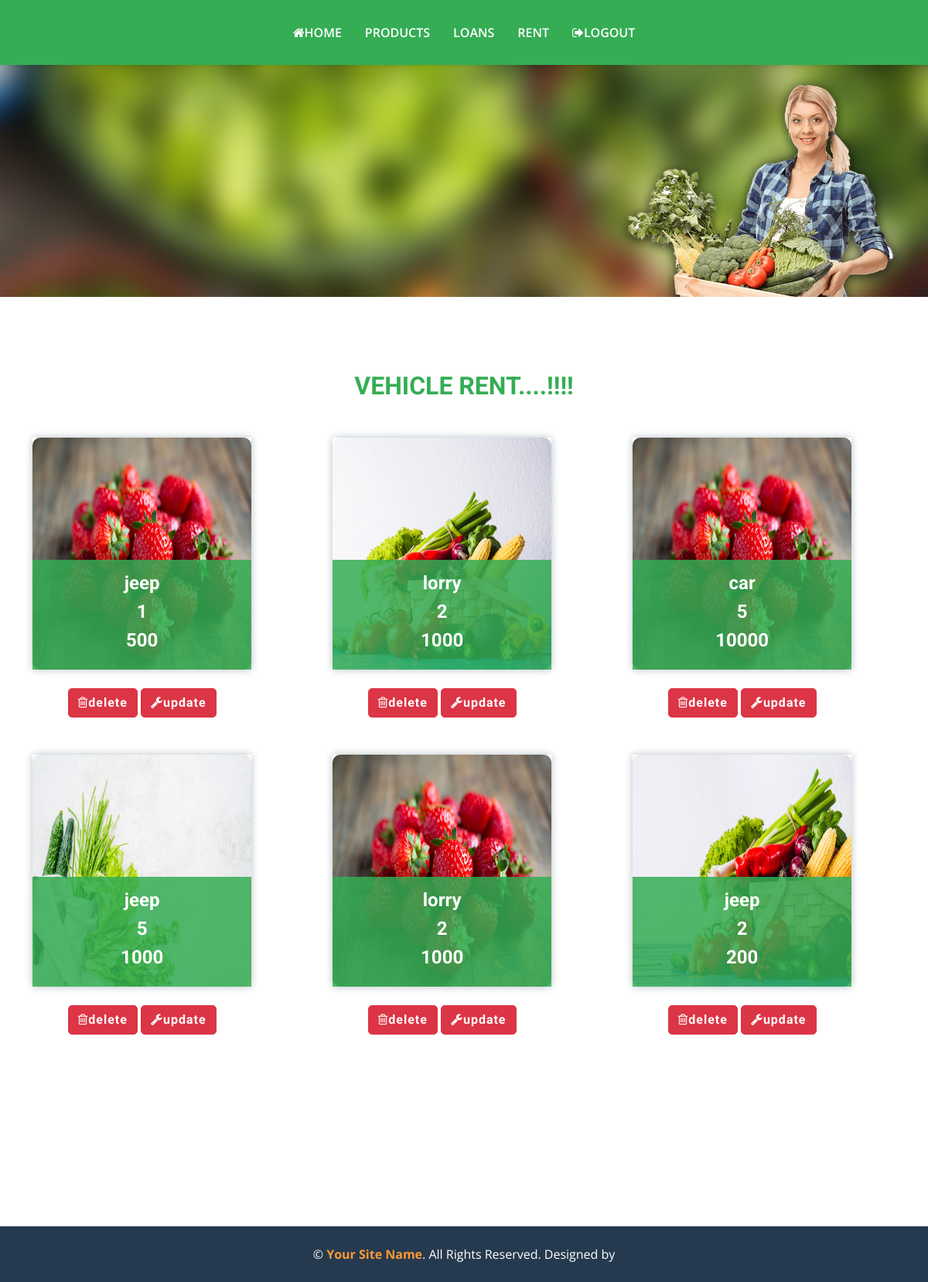
Page /viewvehiclerent/ (signed in) on the committed database.
### farmerapp/models.py (models this page shows)
class Vehicle(models.Model):
    type=models.CharField(max_length=30,null=True)
    duration=models.CharField(max_length=30,null=True)
    amount=models.IntegerField()
    techid=models.ForeignKey(Farmtech,on_delete=models.CASCADE)
    img=models.ImageField(upload_to="gallery")
    status=models.CharField(max_length=100, null=True, default="0")

### farmerapp/views.py (the view)
# urls.py: path('viewvehiclerent/',views.viewvehiclerent),
def viewvehiclerent(request):
    uid=request.session['uid']
    Uid=Farmtech.objects.get(farm=uid)
    farm=Vehicle.objects.filter(techid=Uid)
    print(uid)
    vehicle=Vehicle.objects.filter(techid=uid)
    return render(request,'farmtech/viewvehiclerent.html',{'farm':farm})

### templates/farmtech/viewvehiclerent.html (shortened to what this page needs)
{% extends 'farmtech/farmtechbase.html' %}
{% load static %}
{% block content %}
<div class="container-fluid py-5">
    <div class="container">
        <div class="mx-auto text-center mb-5" style="max-width: 500px;">
            <h2 class="text-primary text-uppercase">vehicle Rent....!!!!</h2>
        </div>
        <div class="row g-5">
            {% for i in farm %}
            <div class="col-lg-4 col-md-6">
                <div class="row g-0">
                    <div class="col-10">
                        <div class="position-relative" style="box-shadow: 0px 0px 10px rgb(182, 192, 196)"
                        >
                            <img class="img-fluid w-100" src="/static/media/{{i.img}}" style="height:300px; width:auto; border-radius:10px" alt="">
                            <div class="position-absolute start-0 bottom-0 w-100 py-3 px-4" style="background: rgba(52, 173, 84, .85);">
                                <center>
                                <h4 class="text-white">{{i.type}}</h4>
                                <h4 class="text-white">{{i.duration}}</h4>
                                <h4 class="text-white">{{i.amount}}</h4>
                                </center>
                            </div>
                        </div>
                        <br>
                        <center>
                        <a href="/deletevehicle?vid={{i.id}}" class="btn btn-danger" style="border-radius:5px;"><i class="fa fa-trash-o" aria-hidden="true"></i>delete</a>
                        <a href="/updatevehicle?vid={{i.id}}" class="btn btn-danger" style="border-radius:5px;"><i class="fa fa-wrench" aria-hidden="true"></i>update</a>
                        </center>
                    </div>
                </div>
            </div>
                {% endfor %}
            </div>
                </div>
            </div>
{% endblock %}

### templates/farmtech/farmtechbase.html (shortened to what this page needs)
{% load static %}
<!DOCTYPE html>
<html lang="en">
<head>
    <link href="https://cdnjs.cloudflare.com/ajax/libs/font-awesome/5.15.0/css/all.min.css" rel="stylesheet">
    <link href="https://cdn.jsdelivr.net/npm/bootstrap-icons@1.4.1/font/bootstrap-icons.css" rel="stylesheet">
    <link href="{% static 'lib/owlcarousel/assets/owl.carousel.min.css' %}" rel="stylesheet">
    <link href="{% static 'css/bootstrap.min.css' %}" rel="stylesheet">
    <link href="{% static 'css/style.css' %}" rel="stylesheet">
    <link rel="stylesheet" href="https://cdnjs.cloudflare.com/ajax/libs/font-awesome/4.7.0/css/font-awesome.min.css">
</head>
<body>
    <nav class="navbar navbar-expand-lg bg-primary navbar-dark shadow-sm py-3 py-lg-0 px-3 px-lg-5">
        <div class="collapse navbar-collapse" id="navbarCollapse">
            <div class="navbar-nav mx-auto py-0">
                <a href="/farmtech" class="nav-item nav-link"><i class="fa fa-home" aria-hidden="true"></i>Home</a>
                <a href="/farmtechviewcategory" class="nav-item nav-link">products</a>
                <a href="/farmtechviewloan" class="nav-item nav-link">loans</a>
                <a href="/addrent" class="nav-item nav-link">Rent</a>
                <a href="/logout" class="nav-item nav-link"><i class="fa fa-sign-out" aria-hidden="true"></i>logOut</a>
            </div>
        </div>
    </nav>
    <div class="container-fluid bg-primary py-5 bg-hero mb-5" style="height:300px;">
    </div>
    {% block content %}
    {% endblock %}
    <div class="container-fluid bg-dark text-white py-4" style="margin-top:200px;">
        <div class="container text-center">
            <p class="mb-0">&copy; <a class="text-secondary fw-bold" href="#">Your Site Name</a>. All Rights Reserved.
                Designed by </p>
        </div>
    </div>
</body>
</html>

### static/css/style.css (style rules this page uses)
:root { --primary: #34AD54; --secondary: #FF9933; --light: #F6FFF2; --dark: #263A4F; }
.btn { font-family: 'Roboto', sans-serif; letter-spacing: 1px; font-weight: 700; transition: .5s; }
.navbar-dark .navbar-nav .nav-link { padding: 30px 15px; font-size: 16px; font-weight: 600; color: #FFFFFF; text-transform: uppercase; transition: .5s; }
.bg-hero { background: url(../img/carousel-1.jpg) top right no-repeat; background-size: cover; }

### rows in the picture
Vehicle: img (picture), type "jeep", duration "1", amount "500"
Vehicle: img (picture), type "lorry", duration "2", amount "1000"
Vehicle: img (picture), type "car", duration "5", amount "10000"
Vehicle: img (picture), type "jeep", duration "5", amount "1000"
Vehicle: img (picture), type "lorry", duration "2", amount "1000"
Vehicle: img (picture), type "jeep", duration "2", amount "200"
